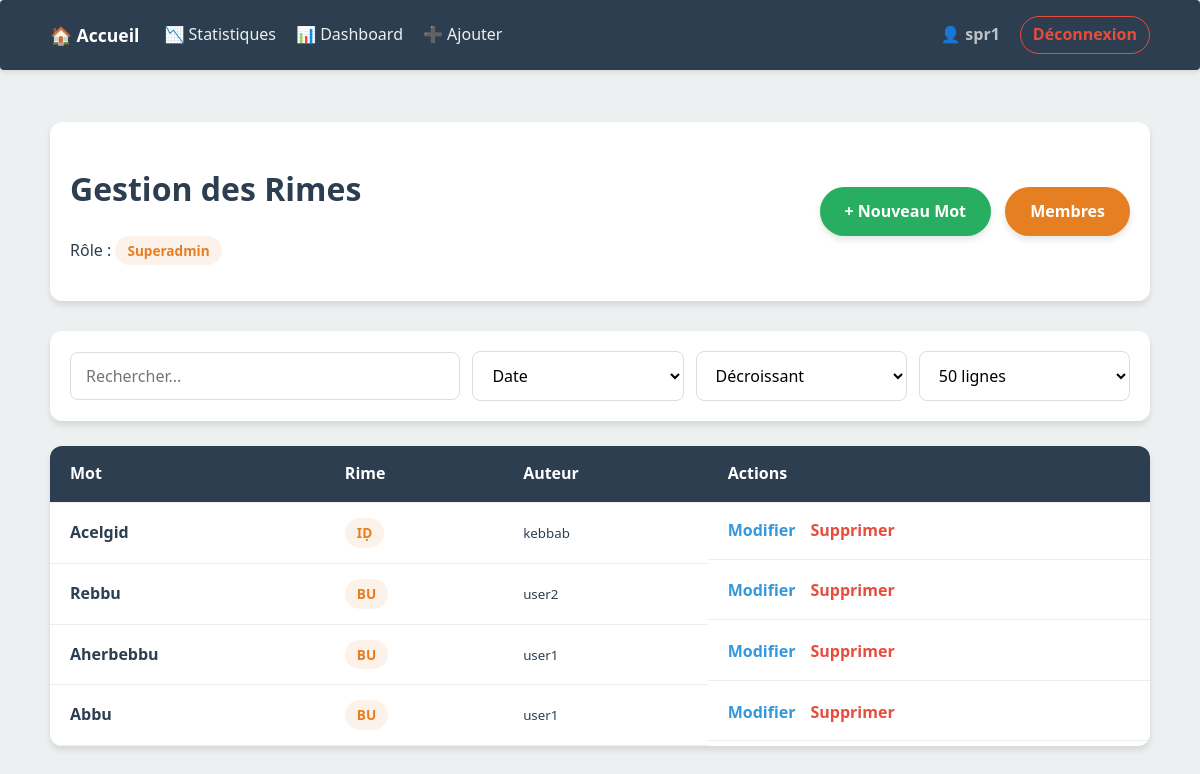
The page /admin.php (signed in) on the database its author committed.
### tables this page shows
CREATE TABLE "rimes" (
    id INTEGER PRIMARY KEY AUTOINCREMENT,
    mot TEXT NOT NULL,
    rime TEXT NOT NULL,
    signification TEXT,
    exemple TEXT,
    auteur_id INTEGER,
    created_at TEXT DEFAULT (datetime('now')),
    updated_at TEXT DEFAULT (datetime('now')),
    version INTEGER DEFAULT 1,
    famille TEXT DEFAULT '',
    sous_famille TEXT DEFAULT '', variante INTEGER DEFAULT 1,
    FOREIGN KEY (auteur_id) REFERENCES users(id)
);

CREATE TABLE users (id INTEGER PRIMARY KEY AUTOINCREMENT, username TEXT NOT NULL UNIQUE, password TEXT NOT NULL, role TEXT NOT NULL DEFAULT 'user', prenom TEXT, nom TEXT, email TEXT UNIQUE, created_at DATETIME, updated_at DATETIME, last_seen DATETIME, is_active INTEGER DEFAULT 0);

### src/Auth.php (called while the page is built, shortened)
<?php
class Auth {
    public static function isLogged($db = null) {
        if (isset($_SESSION['user_id'])) {
            return true;
        }
        return false;
    }
    public static function getRole() {
        return $_SESSION['role'] ?? 'guest';
    }
    public static function getUserId() {
        return $_SESSION['user_id'] ?? null;
    }
    public static function canManage($author_id, $author_role = 'user') {
        $myRole = self::getRole();
        if ($myRole === 'superadmin') return true;
        return false;
    }
}

### src/RhymeEngine.php (called while the page is built, shortened)
<?php
class RhymeEngine {
    private $pdo;
    public function __construct() {
        try {
            $dbPath = __DIR__ . '/../data/dico.sqlite';
            $this->pdo = new PDO("sqlite:" . $dbPath);
            $this->pdo->setAttribute(PDO::ATTR_ERRMODE, PDO::ERRMODE_EXCEPTION);
            $this->pdo->setAttribute(PDO::ATTR_DEFAULT_FETCH_MODE, PDO::FETCH_ASSOC);
        } catch (PDOException $e) {
            die("Erreur de connexion à la base : " . $e->getMessage());
        }
    }
    public function getPDO() {
        return $this->pdo;
    }
}

### public/admin.php (the view, shortened to what this page needs)
<?php
require_once __DIR__ . '/../src/RhymeEngine.php';
require_once __DIR__ . '/../src/Auth.php';
$engine = new RhymeEngine();
$params = [
    'q'     => $_GET['q'] ?? '',
    'sort'  => $_GET['sort'] ?? 'created_at',
    'order' => $_GET['order'] ?? 'desc',
    'limit' => $_GET['limit'] ?? '50'
];
$sql = "SELECT r.*, u.username as auteur_nom, u.role as author_role
        FROM rimes r
        LEFT JOIN users u ON r.auteur_id = u.id
        WHERE 1=1";
$binds = [];
$allowedSort = ['mot', 'rime', 'created_at'];
$sort = in_array($params['sort'], $allowedSort) ? "r.".$params['sort'] : "r.created_at";
$order = (isset($params['order']) && strtolower($params['order']) === 'asc') ? 'ASC' : 'DESC';
$sql .= " ORDER BY $sort $order";
if ($params['limit'] !== 'all') {
    $sql .= " LIMIT " . (int)$params['limit'];
}
$stmt = $engine->getPDO()->prepare($sql);
$stmt->execute($binds);
$words = $stmt->fetchAll(PDO::FETCH_ASSOC);
?>
<!DOCTYPE html>
<html lang="fr">
<head>
    <link rel="stylesheet" href="css/style.css">
</head>
<body>
    <?php include __DIR__ . '/../src/views/navbar.php'; ?>
    <div class="container">
        <div class="admin-header">
            <div>
                <h1>Gestion des Rimes</h1>
                <p>Rôle : <span class="badge"><?= ucfirst(Auth::getRole()) ?></span></p>
            </div>
            <div class="admin-actions">
                <a href="add_word.php" class="btn-add">+ Nouveau Mot</a>
                <?php if(Auth::getRole() === 'superadmin'): ?>
                    <a href="manage_users.php" class="btn-primary" style="margin-left:10px;">Membres</a>
                <?php endif; ?>
            </div>
        </div>
        <div class="filter-card">
            <form method="GET" class="filter-form" id="autoFilterForm">
                <input type="text" name="q" placeholder="Rechercher..." value="<?= htmlspecialchars($params['q']) ?>">
                <select name="sort">
                    <option value="created_at" <?= $params['sort'] == 'created_at' ? 'selected' : '' ?>>Date</option>
                </select>
                <select name="order">
                    <option value="desc" <?= $params['order'] == 'desc' ? 'selected' : '' ?>>Décroissant</option>
                </select>
                <select name="limit">
                    <option value="50" <?= $params['limit'] == '50' ? 'selected' : '' ?>>50 lignes</option>
                </select>
            </form>
        </div>
        <div class="table-container">
            <table class="styled-table">
                <thead>
                    <tr>
                        <th>Mot</th>
                        <th>Rime</th>
                        <th>Auteur</th>
                        <th>Actions</th>
                    </tr>
                </thead>
                <tbody>
                    <?php if (empty($words)): ?>
                        <tr><td colspan="4" style="text-align:center;">Aucune rime trouvée.</td></tr>
                    <?php else: ?>
                        <?php foreach ($words as $word): ?>
                        <tr>
                            <td class="bold">
                                <?= htmlspecialchars($word['mot']) ?>
                            </td>
                            <td><span class="badge"><?= htmlspecialchars($word['rime']) ?></span></td>
                            <td><small><?= htmlspecialchars($word['auteur_nom'] ?? 'Inconnu') ?></small></td>
                            <td class="actions">
                                <?php if (Auth::canManage($word['auteur_id'], $word['author_role'])): ?>
                                    <a href="#" class="link-edit" onclick="openModal('edit', '<?= $word['id'] ?>', '<?= addslashes(htmlspecialchars($word['mot'])) ?>')">Modifier</a>
                                    <a href="#" class="link-delete" onclick="openModal('delete', '<?= $word['id'] ?>', '<?= addslashes(htmlspecialchars($word['mot'])) ?>')">Supprimer</a>
                                <?php else: ?>
                                    <span class="text-muted" style="font-size: 0.8rem;">Lecture seule</span>
                                <?php endif; ?>
                            </td>
                        </tr>
                        <?php endforeach; ?>
                    <?php endif; ?>
                </tbody>
            </table>
        </div>
    </div>
</body>
</html>

### src/views/navbar.php (shortened to what this page needs)
<?php
require_once __DIR__ . '/../Auth.php';
?>
<nav style="background: #2c3e50; padding: 1rem; margin-bottom: 2rem; border-radius: 4px; box-shadow: 0 2px 5px rgba(0,0,0,0.1);">
    <div class="container" style="display: flex; justify-content: space-between; align-items: center; padding: 0;">
        <div style="display: flex; align-items: center;">
            <a href="index.php" style="color: white; font-weight: bold; text-decoration: none; margin-right: 25px; font-size: 1.1rem;">🏠 Accueil</a>
            <a href="stats.php" style="color: #ecf0f1; text-decoration: none; margin-right: 20px; transition: opacity 0.2s;" onmouseover="this.style.opacity='0.8'" onmouseout="this.style.opacity='1'">📉 Statistiques</a>
            <?php if (Auth::isLogged()): ?>
                <a href="admin.php" style="color: #ecf0f1; text-decoration: none; margin-right: 20px; transition: opacity 0.2s;" onmouseover="this.style.opacity='0.8'" onmouseout="this.style.opacity='1'">📊 Dashboard</a>
                <a href="add_word.php" style="color: #ecf0f1; text-decoration: none; transition: opacity 0.2s;" onmouseover="this.style.opacity='0.8'" onmouseout="this.style.opacity='1'">➕ Ajouter</a>
            <?php endif; ?>
        </div>
        <div style="display: flex; align-items: center;">
            <?php if (Auth::isLogged()): ?>
                <a href="profile.php" style="color: #bdc3c7; margin-right: 20px; text-decoration: none; display: flex; align-items: center; transition: color 0.2s;" onmouseover="this.style.color='white'" onmouseout="this.style.color='#bdc3c7'">
                    <span style="margin-right: 5px;">👤</span>
                    <strong><?= htmlspecialchars($_SESSION['username'] ?? 'Mon Compte') ?></strong>
                </a>
                <a href="logout.php" style="color: #e74c3c; text-decoration: none; font-weight: bold; padding: 5px 12px; border: 1px solid #e74c3c; border-radius: 20px; transition: all 0.2s;" onmouseover="this.style.background='#e74c3c'; this.style.color='white'" onmouseout="this.style.background='transparent'; this.style.color='#e74c3c'">Déconnexion</a>
            <?php endif; ?>
        </div>
    </div>
</nav>

### public/css/style.css (style rules this page uses)
:root { --primary-color: #2c3e50; --accent-color: #e67e22; --bg-color: #ecf0f1; --white: #ffffff; --border-color: #dcdde1; --text-muted: #7f8c8d; --success-color: #27ae60; --error-color: #e74c3c; --shadow: 0 4px 6px rgba(0, 0, 0, 0.1); --transition: all 0.3s ease; }
body { font-family: 'Segoe UI', Tahoma, Geneva, Verdana, sans-serif; background-color: var(--bg-color); color: var(--primary-color); margin: 0; line-height: 1.6; }
.container { max-width: 1100px; margin: 0 auto; padding: 20px; }
.admin-header { display: flex; justify-content: space-between; align-items: center; margin-bottom: 30px; background: var(--white); padding: 20px; border-radius: 12px; box-shadow: var(--shadow); }
button, .btn-primary, .btn-add, .btn-pdf, .btn-submit { padding: 12px 25px; background: var(--accent-color); color: white; border: none; border-radius: 25px; cursor: pointer; font-weight: bold; box-shadow: var(--shadow); transition: var(--transition); text-decoration: none; display: inline-block; text-align: center; font-size: 1rem; }
.btn-add { background: var(--success-color); }
.badge { background: #fdf2e9; color: var(--accent-color); padding: 4px 12px; border-radius: 20px; font-size: 0.85rem; font-weight: bold; display: inline-block; }
input[type="text"], input[type="password"], input[type="email"], input[type="search"], select, textarea { width: 100%; padding: 12px 15px; border: 1px solid var(--border-color); border-radius: 8px; box-sizing: border-box; font-size: 1rem; font-family: inherit; background-color: var(--white); outline: none; transition: border-color 0.2s; }
.filter-card { background: var(--white); padding: 20px; border-radius: 12px; margin-bottom: 25px; box-shadow: var(--shadow); }
.filter-form { display: flex; gap: 12px; flex-wrap: wrap; align-items: center; }
.filter-form input[type="text"] { flex: 2; min-width: 200px; }
.filter-form select { flex: 1; min-width: 130px; }
.table-container { background: var(--white); border-radius: 12px; overflow-x: auto; box-shadow: var(--shadow); }
.styled-table { width: 100%; border-collapse: collapse; }
.styled-table thead tr { background-color: var(--primary-color); color: #ffffff; text-align: left; }
.styled-table th, .styled-table td { padding: 15px 20px; border-bottom: 1px solid #eee; }
.bold { font-weight: bold; }
.actions { display: flex; gap: 15px; }
.actions a { text-decoration: none; font-weight: bold; }
.link-edit { color: #3498db; }
.link-delete { color: var(--error-color); }

### rows shown on the page
rimes: mot "Acelgid", rime "IḌ", auteur.username "kebbab"
rimes: mot "Rebbu", rime "BU", auteur.username "user2"
rimes: mot "Aherbebbu", rime "BU", auteur.username "user1"
rimes: mot "Abbu", rime "BU", auteur.username "user1"

### other values the page prints
$_SESSION['username'] "spr1"
Auth::getRole() "Superadmin"
